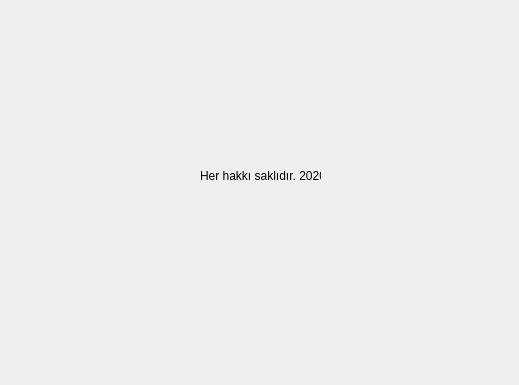
<?xml version="1.0" encoding="UTF-8"?>
<ui version="4.0">
 <class>Dialog</class>
 <widget class="QDialog" name="Dialog">
  <property name="geometry">
   <rect>
    <x>0</x>
    <y>0</y>
    <width>519</width>
    <height>385</height>
   </rect>
  </property>
  <property name="windowTitle">
   <string>Hakkında</string>
  </property>
  <widget class="QLabel" name="label">
   <property name="geometry">
    <rect>
     <x>170</x>
     <y>210</y>
     <width>181</width>
     <height>141</height>
    </rect>
   </property>
   <property name="text">
    <string/>
   </property>
   <property name="pixmap">
    <pixmap>../logo.png</pixmap>
   </property>
   <property name="scaledContents">
    <bool>true</bool>
   </property>
  </widget>
  <widget class="QLabel" name="label_2">
   <property name="geometry">
    <rect>
     <x>200</x>
     <y>160</y>
     <width>121</width>
     <height>31</height>
    </rect>
   </property>
   <property name="text">
    <string>Her hakkı saklıdır. 2020</string>
   </property>
  </widget>
 </widget>
 <resources/>
 <connections/>
</ui>
